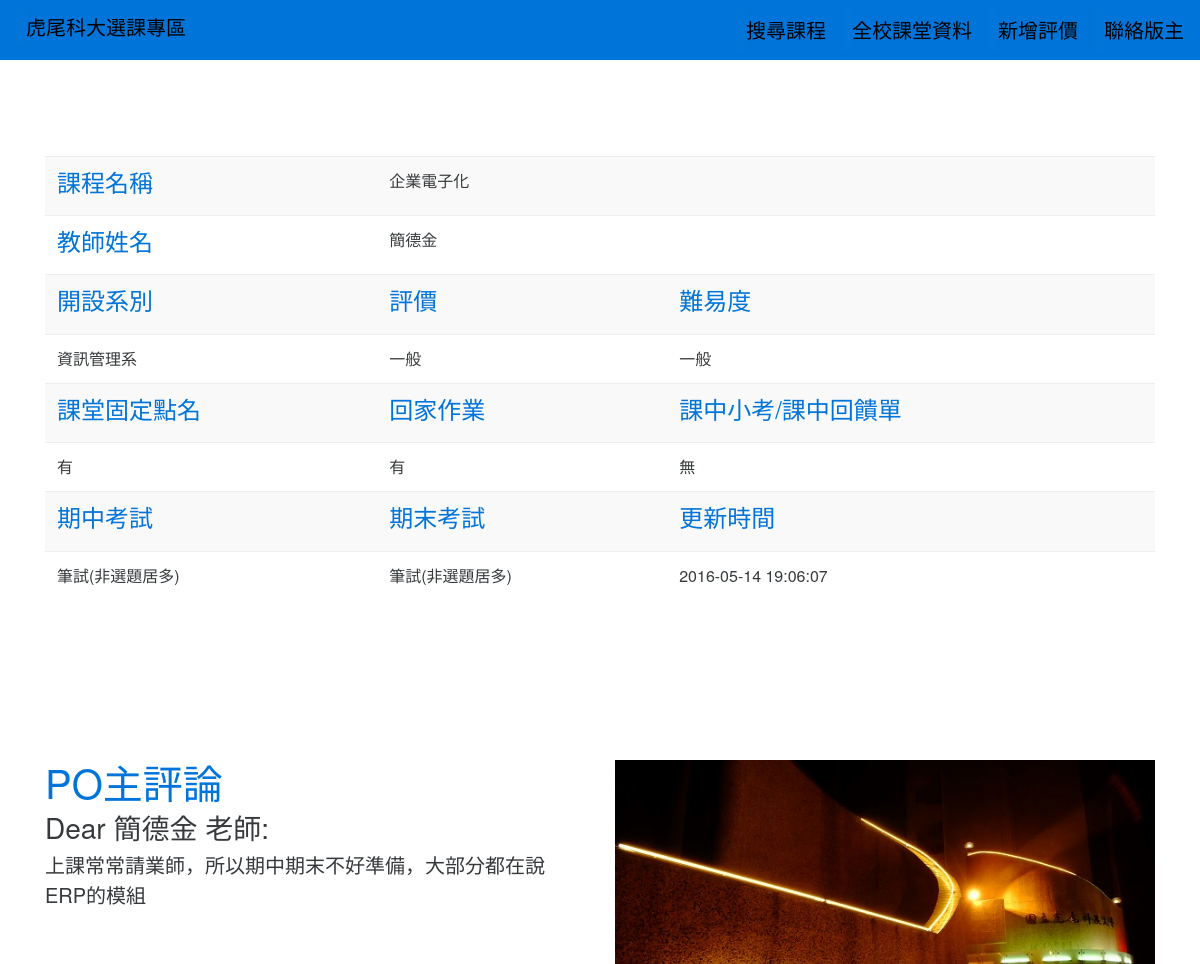
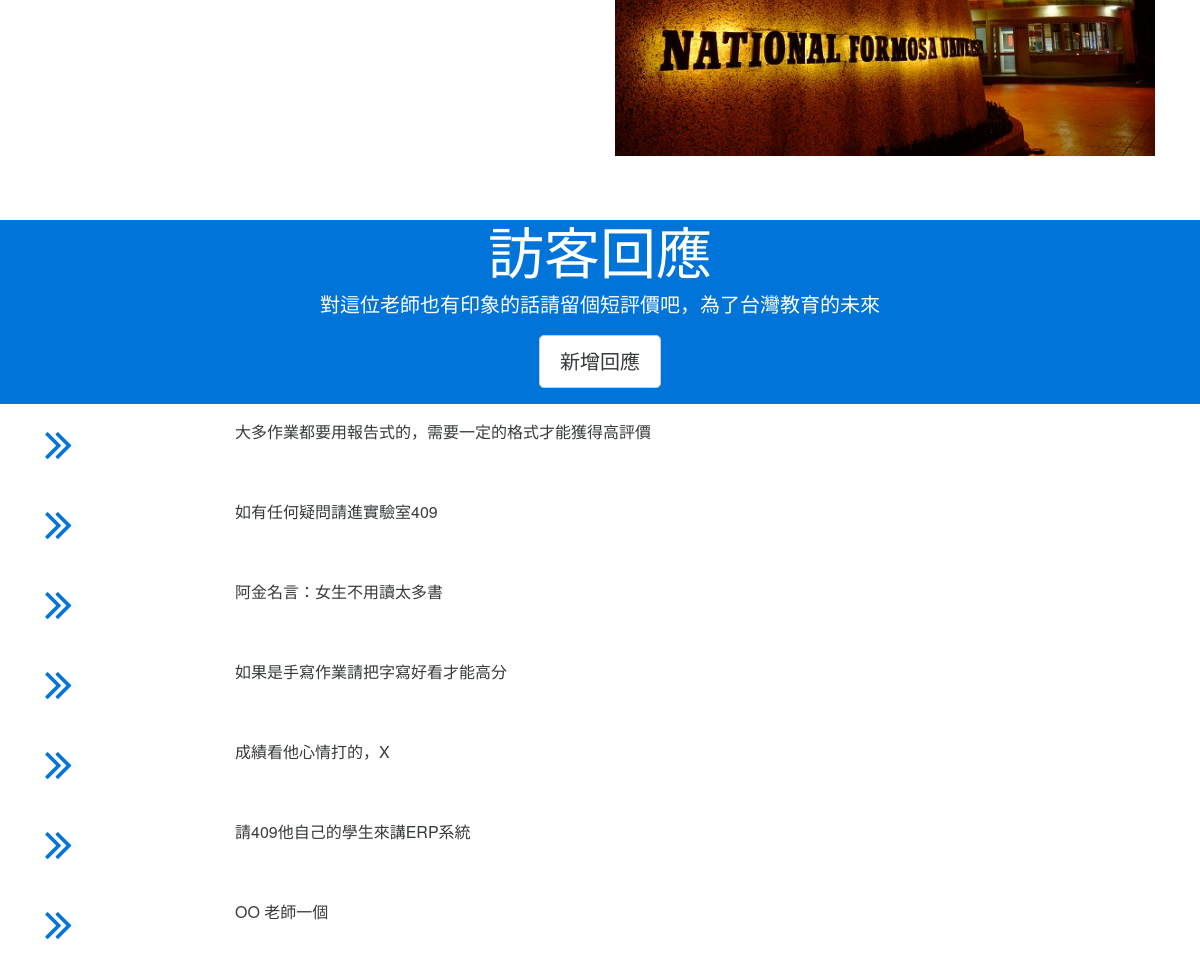
Screenshot of /detail?id=5 with the database file from the repository (2 pictures, top to bottom).
### tables this page shows
CREATE TABLE `nfu` (
  `id` int(50) NOT NULL,
  `classN` varchar(10) NOT NULL,
  `teacherN` varchar(4) NOT NULL,
  `major` varchar(6) NOT NULL,
  `midexam` varchar(50) NOT NULL,
  `endexam` varchar(50) NOT NULL,
  `say` varchar(250) NOT NULL,
  `value` varchar(50) NOT NULL,
  `cost` varchar(50) NOT NULL,
  `classcall` int(50) NOT NULL,
  `homework` int(50) NOT NULL,
  `classexam` int(50) NOT NULL,
  `posttime` timestamp NOT NULL DEFAULT CURRENT_TIMESTAMP,
  `error` int(50) DEFAULT NULL
);

CREATE TABLE `nfu_recall` (
  `id` int(50) NOT NULL,
  `content` varchar(250) NOT NULL,
  `Postid` int(50) NOT NULL
);

### application/controllers/Controller_dynamicpage.php (called while the page is built, shortened)
<?php
class Controller_dynamicpage extends CI_Controller {
        public function __construct()
         {
              $this->load->model('model_sql');
         }
        public function showview_detail()
         {
              $id = $this->input->get('id');
              $data['quert'] = $this->model_sql->get_sql($list='nfu','id',$logic='=',$id,1);
              $data['recall'] = $this->model_sql->get_sql($list='nfu_recall','Postid',$logic='=',$id);
              $data['quert'] = $data['quert'][0];
              if($data['quert']['classcall']==1){$data['quert']['classcall']="有";}else{$data['quert']['classcall']="無";}
              if($data['quert']['homework']==1){$data['quert']['homework']="有";}else{$data['quert']['homework']="無";}
              if($data['quert']['classexam']==1){$data['quert']['classexam']="有";}else{$data['quert']['classexam']="無";}
              $this->load->view('templates/header');
              $this->load->view('dynamicpage/detail',$data);
              $this->load->view('templates/footer_slim');
         }
}

### index.php (called while the page is built, shortened)
<?php
require_once BASEPATH.'core/CodeIgniter.php';

### application/models/Model_sql.php (called while the page is built, shortened)
<?php
class Model_sql extends CI_Model {
     public function get_sql($list='news',$Field='id',$logic='=',$slug='1',$number='null')
     {
                  $query = $this->db->get_where($list, array($Field.$logic =>$slug),$number);
                  return $query->result_array();
     }
}

### application/views/dynamicpage/detail.php (the view)
<div id="content">
              <div class="section">
                  <div class="container">
                    <div class="m-y-3 row">
                      <div class="col-md-12 text-xs-center">
                        <div class="m-y-3 table-responsive">
                          <table class="table table-striped">
                            <tbody>
                              <tr>
                                <td><h4 class="text-primary">課程名稱</td>
                                <td><?php echo $quert['classN'];?></td>
                                <td></td>
                              </tr>
                              <tr>
                                <td><h4 class="text-primary">教師姓名</td>
                                <td><?php echo $quert['teacherN'];?></td>
                                <td></td>
                              </tr>
                              <tr>
                                <td><h4 class="text-primary">開設系別</td>
                                <td><h4 class="text-primary">評價</td>
                                <td><h4 class="text-primary">難易度</td>
                              </tr>
                              <tr>
                                <td><?php echo $quert['major'];?></td>
                                <td><?php echo $quert['value'];?></td>
                                <td><?php echo $quert['cost'];?></td>
                              </tr>
                              <tr>
                                <td><h4 class="text-primary">課堂固定點名</td>
                                <td><h4 class="text-primary">回家作業</td>
                                <td><h4 class="text-primary">課中小考/課中回饋單</td>
                              </tr>
                              <tr>
                                <td><?php echo $quert['classcall'];?></td>
                                <td><?php echo $quert['homework'];?></td>
                                <td><?php echo $quert['classexam'];?></td>
                              </tr>
                              <tr>
                                <td><h4 class="text-primary">期中考試</td>
                                <td><h4 class="text-primary">期末考試</td>
                                <td><h4 class="text-primary">更新時間</td>
                              </tr>
                              <tr>
                                <td><?php echo $quert['midexam'];?></td>
                                <td><?php echo $quert['endexam'];?></td>
                                <td><?php echo $quert['posttime'];?></td>
                              </tr>
                            </tbody>
                          </table>
                        </div>
                      </div>
                    </div>
                  </div>
          </div>
            <div class="p-y-3 section">
              <div class="container">
                <div class="row">
                  <div class="col-md-6">
                    <h1 class="text-primary">PO主評論</h1>
                    <h3>Dear <?php echo $quert['teacherN'];?> 老師:</h3>
                    <p class="lead"><?php echo $quert['say'];?></p>
                  </div>
                  <div class="col-md-6">
                    <img src="../img/home.jpg" class="img-fluid">
                  </div>
                </div>
              </div>
            </div>
          </div>
            <div class="bg-info section  text-xs-center">
              <div class="container">
                <div class="m-y-1 row">
                  <div class="col-md-12">
                    <h4 class="display-4 pi-draggable pi-item">訪客回應</h4>
                    <p class="lead pi-draggable pi-item" draggable="true">對這位老師也有印象的話請留個短評價吧，為了台灣教育的未來</p>
                    <a href="insert2recall?id=<?php echo $quert['id'];?>" class="btn btn-darkest btn-lg btn-secondary m-y-lg">新增回應</a>
                  </div>
                </div>
              </div>
            </div>
          <?php foreach ($recall as $q):?>
              <div class="section">
                  <div class="container">
                    <div class="m-y-1 row">
                      <div class="col-md-2">
                        <a><i class="fa fa-3x text-primary fa-angle-double-right"></i></a>
                      </div>
                      <div class="col-lg-7 ">
                        <p class=""><?php echo $q['content'] ?></p>
                      </div>
                    </div>
                  </div>
                </div>
          <?php endforeach ?>

### rows the page displays
nfu: classN "企業電子化", teacherN "簡德金", major "資訊管理系", value "一般", cost "一般", midexam "筆試(非選題居多)", endexam "筆試(非選題居多)", posttime "2016-05-14 19:06:07", say "上課常常請業師，所以期中期末不好準備，大部分都在說ERP的模組"
nfu_recall: content "大多作業都要用報告式的，需要一定的格式才能獲得高評價"
nfu_recall: content "如有任何疑問請進實驗室409"
nfu_recall: content "阿金名言：女生不用讀太多書"
nfu_recall: content "如果是手寫作業請把字寫好看才能高分"
nfu_recall: content "成績看他心情打的，X"
nfu_recall: content "請409他自己的學生來講ERP系統"
nfu_recall: content "OO 老師一個"

### other values shown
$quert['classcall'] "有"
$quert['homework'] "有"
$quert['classexam'] "無"
